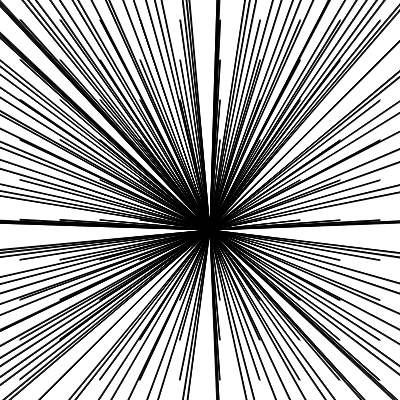
Frame 1 (no input)
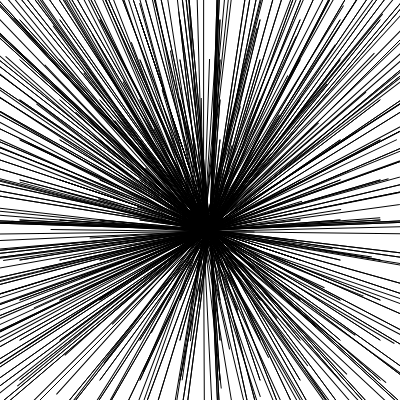
Frame 60 (no input)
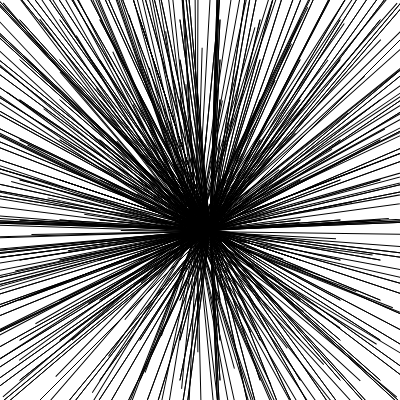
Frame 120 (the mouse pressed at the canvas centre since frame 60)

The p5.js sketch that drew these frames (run headless with seeded random() and noise() and a simulated clock; from frame 60 on, the mouse is pressed at the canvas centre):

// p5.js sketch
// ── sketch.js
// Varaibles ~~~~~~~~~~~~~~~~~~~~
//canvas size
var canvasX = 400;
var canvasY = 400;

// END Varaibles ~~~~~~~~~~~~~~~~~

function setup() {
  createCanvas(canvasX, canvasY);
}

function draw() {
  background(255);

  pattern(0);
  pattern(frameCount/5);
}

function pattern(angle) {
  push();                   // make a copy of the current drawing "settings" (transformations etc)
  fill(0);
  translate(200, 200);      // step 1: move the coordinate origin
  rotate(radians(angle));   // step 2: rotate the coordinate grid
  for (var x=-300; x < 300; x=x+40) {
    for (var y=-300; y < 300; y=y+40) {
      triangle(x, y,10, 30);    // step 3: draw
    }
  }
  pop();                    // restore the drawing settings (so that changes between push and pop don't affect anything afterwards)
}
